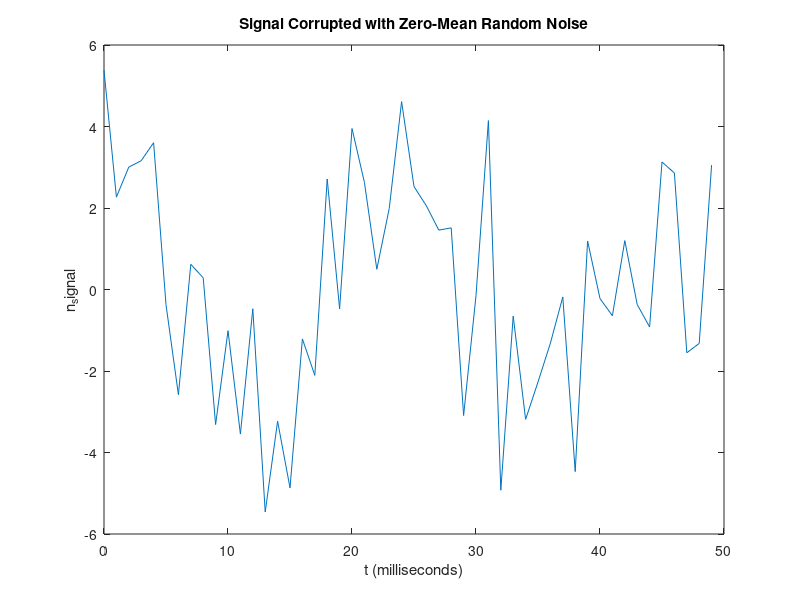
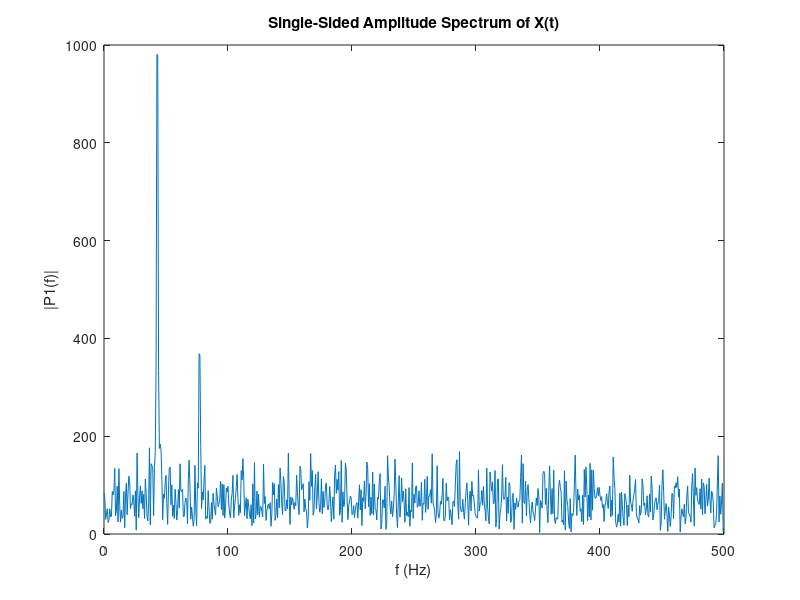

These figures' MATLAB source, in order:
%% Defining a sinusoidal signal with the following parameters
Fs = 1000;    %Sampling Freq
T = 1/Fs;     % Sample width
L = 1500;     % Length of the signal
t = (0:L-1)*T;  % Time vector

%% Form a signal containing a 77 Hz sinusoid of amplitude 0.7 and a 
% 43Hz sinusoid of amplitude 2.

signal = 0.7* cos (2*pi*77*t)+ 2* cos(2*pi*43*t);

% Adding noise to the signal
n_signal = signal + 2*randn(size(t));

% Let us plot the noisy signal in the time domain. 
% We can observe that it's difficult to identify the  
% frequency components by looking at the signal n_signal(t). 

% figure(1)
% plot(t(1:50),n_signal(1:50))
% figure(2)

% Both the representations are same except that the time is represented in 
% seconds in the below case, rather than a very complicated decimal number
% as in the above case. Decomment above 3 lines of code to get clarity. 

plot(1000*t(1:50) ,n_signal(1:50))
title('Signal Corrupted with Zero-Mean Random Noise')
xlabel('t (milliseconds)')
ylabel('n_signal')

%% Compute the Fourier transform of the signal. 
freq_rep_signal = fft(n_signal)  

% Compute the two-sided spectrum P2. 
% Then compute the single-sided spectrum P1 
% based on P2 and the even-valued signal length L.

P2 = abs(freq_rep_signal);
P1 = P2(1:L/2);

%% Plotting

% Let's normalize the frequencies before plotting the fft.  
f = Fs*(0:(L/2)-1)/L;  

figure(3)
plot(f,P1); 
title('Single-Sided Amplitude Spectrum of X(t)');
xlabel('f (Hz)');
ylabel('|P1(f)|');








